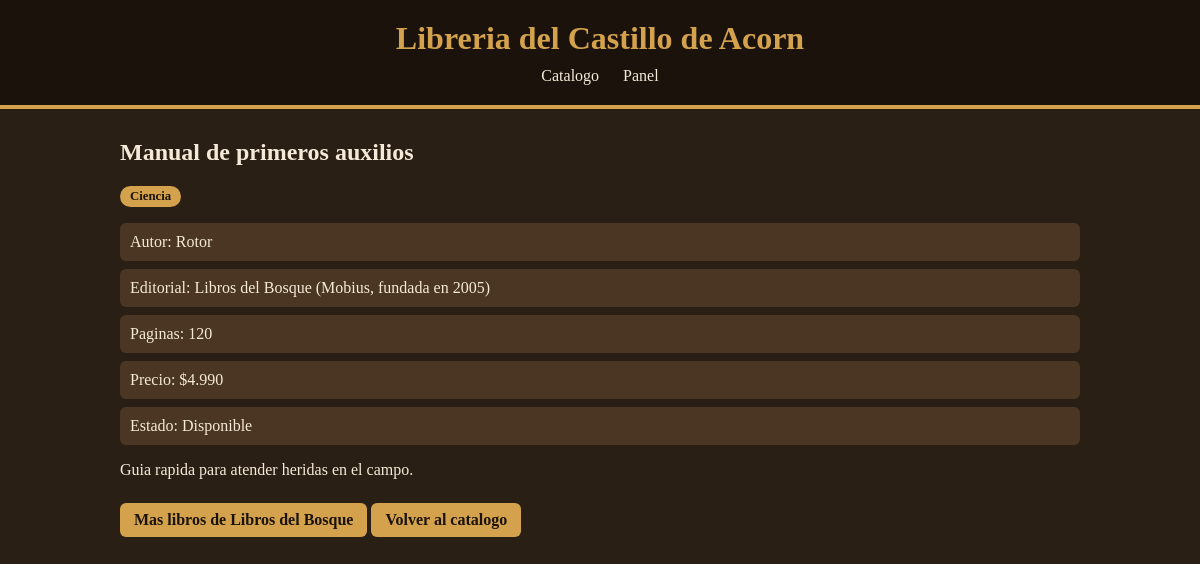
The app's page /libro/7/ with its own data.
### catalogo/models.py (models this page shows, shortened)
class Libro(models.Model):
    GENEROS = [
        ('aventura', 'Aventura'),
        ('historia', 'Historia'),
        ('ciencia', 'Ciencia'),
        ('estrategia', 'Estrategia'),
    ]
    editorial = models.ForeignKey(
        Editorial,
        on_delete=models.PROTECT,
        related_name='libros',
    )
    titulo = models.CharField(max_length=120)
    autor = models.CharField(max_length=80)
    genero = models.CharField(max_length=15, choices=GENEROS)
    paginas = models.PositiveSmallIntegerField()
    precio = models.PositiveIntegerField()
    disponible = models.BooleanField(default=True)
    sinopsis = models.TextField(blank=True)
    class Meta:
        ordering = ['titulo']
    @property
    def precio_clp(self):
        return f"${self.precio:,}".replace(",",".")

class Editorial(models.Model):
    nombre = models.CharField(max_length=80, unique=True)
    pais = models.CharField(max_length=60)
    fundada = models.PositiveSmallIntegerField()
    activa = models.BooleanField(default=True)
    class Meta:
        ordering = ['nombre']

### catalogo/views.py (the view)
# urls.py: path("libro/<int:id>/", views.detalle, name="detalle"),
def detalle(request, id):
    libro = get_object_or_404(Libro.objects.select_related('editorial'), id=id)
    return render(request, 'catalogo/detalle.html', {'libro': libro})

### catalogo/templates/catalogo/detalle.html (shortened to what this page needs)
{% extends 'base.html' %}
{% block contenido %}
    <h2>{{ libro.titulo }}</h2>
    <span class="genero">{{ libro.get_genero_display }}</span>
    <ul class="datos">
        <li>Autor: {{ libro.autor }}</li>
        <li>Editorial: {{ libro.editorial.nombre }} ({{ libro.editorial.pais }}, fundada en {{ libro.editorial.fundada }})</li>
        <li>Paginas: {{ libro.paginas }}</li>
        <li>Precio: {{ libro.precio_clp }}</li>
        <li>Estado: {{ libro.disponible|yesno:"Disponible,Agotado" }}</li>
    </ul>
    {{ libro.sinopsis|default:"Sin sinopsis."|linebreaks }}
    <a href="{% url 'catalogo:inicio' %}?editorial={{ libro.editorial.id }}" class="boton">Mas libros de {{ libro.editorial.nombre }}</a>
    <a href="{% url 'catalogo:inicio' %}" class="boton">Volver al catalogo</a>
{% endblock %}

### static/css/libreria.css (style rules this page uses)
body { background-color: #2a1f14; color: #f5ead8; font-family: Georgia, 'Times New Roman', serif; margin: 0; }
.tarjeta a, .boton { display: inline-block; margin-top: 8px; background-color: #d4a24c; color: #1b130b; padding: 8px 14px; border-radius: 6px; text-decoration: none; font-weight: bold; }
.genero { display: inline-block; background-color: #d4a24c; color: #1b130b; padding: 3px 10px; border-radius: 12px; font-size: 0.8rem; font-weight: bold; }
.datos { list-style: none; padding: 0; }
.datos li { background-color: #4a3622; margin: 8px 0; padding: 10px; border-radius: 6px; }

### records on screen
Libro: titulo "Manual de primeros auxilios", genero "Ciencia", autor "Rotor", editorial.nombre "Libros del Bosque", editorial.pais "Mobius", editorial.fundada "2005", paginas "120", precio_clp "$4.990", disponible "Disponible", sinopsis "Guia rapida para atender heridas en el campo."
